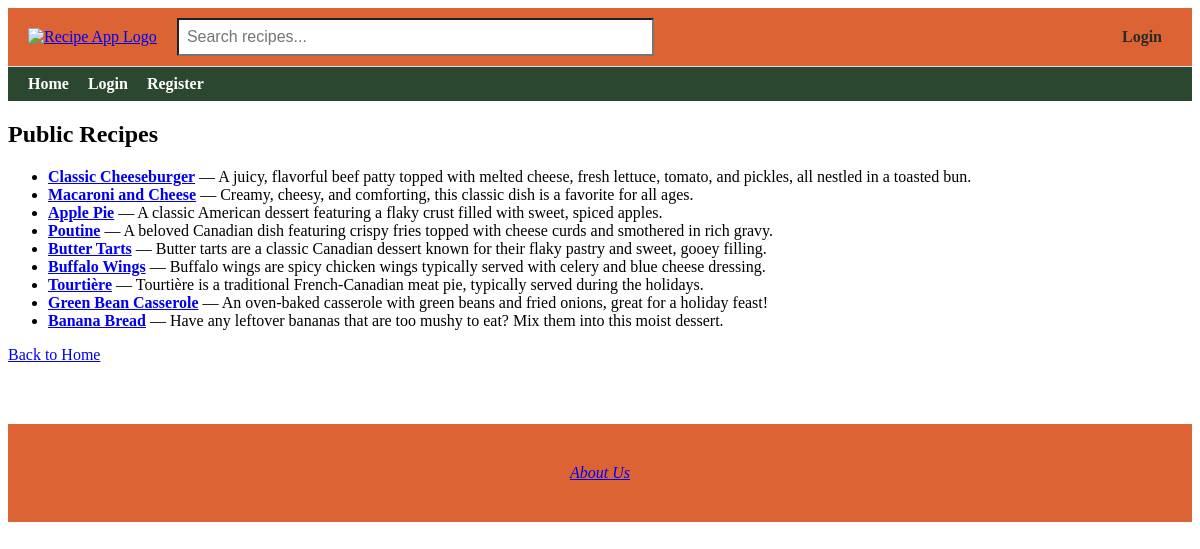
The app's page /visitor_recipes with its own data.
### app/models.py (models this page shows, shortened)
class Recipe(db.Model):
    id = db.Column(db.Integer, primary_key=True)
    title = db.Column(db.String(100), nullable=False)
    description = db.Column(db.Text, nullable=False)
    ingredients = db.Column(db.Text, nullable=True)
    instructions = db.Column(db.Text, nullable=True)
    image_filename = db.Column(db.String(120), nullable=True)
    created = db.Column(db.DateTime, default=get_local_time)
    user_id = db.Column(db.Integer, db.ForeignKey('user.id'), nullable=False)
    rating_sum = db.Column(db.Integer, default=0)
    rating_count = db.Column(db.Integer, default=0)
    user = db.relationship('User', backref=db.backref('user_recipes', lazy=True), overlaps="author,recipes")
    comments = db.relationship('Comment', backref=db.backref('recipe', lazy=True)) #Relationship to comments (one-to-many)
    tags = db.relationship(
        'Tag',
        secondary=recipe_tags,
        backref=db.backref('recipes', lazy='dynamic'),
        lazy='dynamic'
    )

### app/routes.py (the view)
@app.route('/visitor_recipes')
def visitor_recipes():
    search_query = request.args.get('q', '')
    if search_query:
        recipes = Recipe.query.filter(
            or_(
                Recipe.title.ilike(f'%{search_query}%'),
                Recipe.ingredients.ilike(f'%{search_query}%')
            )
        ).all()
    else:
        recipes = Recipe.query.all()
    return render_template('visitor_recipes.html', recipes=recipes)

### app/routes.py (called while the page is built)
@app.context_processor
def inject_user():
    return dict(current_user=current_user)

### app/templates/visitor_recipes.html (shortened to what this page needs)
{% extends "base.html" %}
{% block content %}
<h2>Public Recipes</h2>
{% if recipes %}
    <ul>
        {% for recipe in recipes %}
            <li>
                <a href="{{ url_for('recipe_details', id=recipe.id) }}"><strong>{{ recipe.title }}</strong></a>
                    — {{ recipe.description }}
            </li>
        {% endfor %}
    </ul>
{% else %}
    <p>No recipes found matching your search.</p>
{% endif %}
<p><a href="{{ url_for('home') }}">Back to Home</a></p>
{% endblock %}

### records on screen
Recipe: title "Classic Cheeseburger", description "A juicy, flavorful beef patty topped with melted cheese, fresh lettuce, tomato, and pickles, all nestled in a toasted bun."
Recipe: title "Macaroni and Cheese", description "Creamy, cheesy, and comforting, this classic dish is a favorite for all ages."
Recipe: title "Apple Pie", description "A classic American dessert featuring a flaky crust filled with sweet, spiced apples."
Recipe: title "Poutine", description "A beloved Canadian dish featuring crispy fries topped with cheese curds and smothered in rich gravy."
Recipe: title "Butter Tarts", description "Butter tarts are a classic Canadian dessert known for their flaky pastry and sweet, gooey filling."
Recipe: title "Buffalo Wings", description "Buffalo wings are spicy chicken wings typically served with celery and blue cheese dressing."
Recipe: title "Tourtière", description "Tourtière is a traditional French-Canadian meat pie, typically served during the holidays."
Recipe: title "Green Bean Casserole", description "An oven-baked casserole with green beans and fried onions, great for a holiday feast!"
Recipe: title "Banana Bread", description "Have any leftover bananas that are too mushy to eat? Mix them into this moist dessert."
